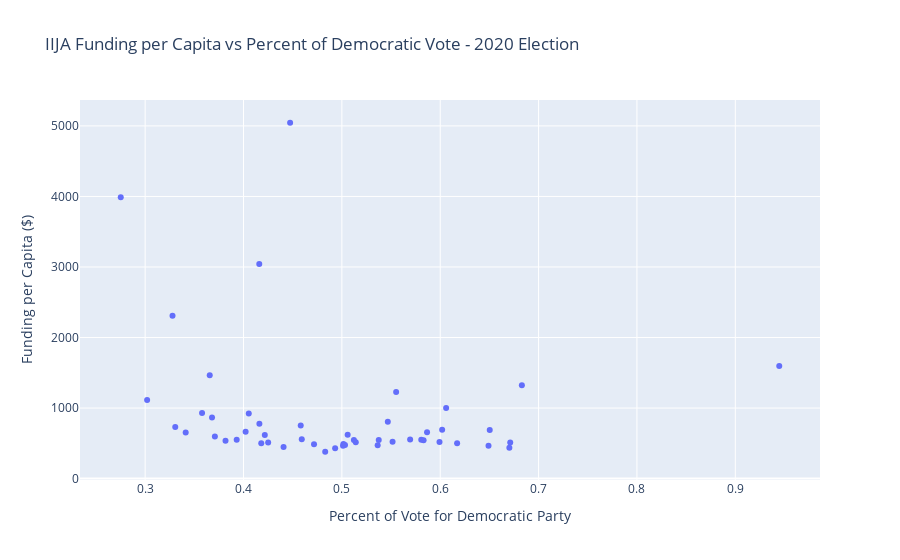

The notebook cell this image was saved under:
### Markdown cell above
We can plot a scatter plot here to visually inspect if there's a realtionship between our variables of interest. In this case, we want to see Funding per Capita plotted against the Percent of Democratic votes in the 2020 election. We can use plotly's scatter plot function to make the visualization interactive.

### Code cell
# Plot funding per capital as a function
fig = px.scatter(df,
                 x="PCT_DEMOCRATIC", y="funding_per_capita",
                 labels={"funding_per_capita": "Funding per Capita ($)",
                         "PCT_DEMOCRATIC": "Percent of Vote for Democratic Party"},
                 hover_data=['state'],
                 title="IIJA Funding per Capita vs Percent of Democratic Vote - 2020 Election")

fig.show()

### Figure 1 — Plotly figure (JSON) as saved in the notebook; plotly's stock layout.template omitted (floating-point values rounded to 4 significant figures)
{"data": [{"customdata": [["Alabama"], ["Alaska"], ["American Samoa"], ["Arizona"], ["Arkansas"], ["California"], ["Colorado"], ["Connecticut"], ["Deleware"], ["District Of Columbia"], ["Florida"], ["Georgia"], ["Guam"], ["Hawaii"], ["Idaho"], ["Illinois"], ["Indiana"], ["Iowa"], ["Kansas"], ["Kentucky"], ["Louisiana"], ["Maine"], ["Maryland"], ["Massachusetts"], ["Michigan"], ["Minnesota"], ["Mississippi"], ["Missouri"], ["Montana"], ["Nebraska"], ["Nevada"], ["New Hampshire"], ["New Jersey"], ["New Mexico"], ["New York"], ["North Carolina"], ["North Dakota"], ["Northern Mariana Islands"], ["Ohio"], ["Oklahoma"], ["Oregon"], ["Pennsylvania"], ["Puerto Rico"], ["Rhode Island"], ["South Carolina"], ["South Dakota"], ["Tennessee"], ["Texas"], ["Tribal Communities"], ["Us Virgin Islands"], ["Utah"], ["Vermont"], ["Virginia"], ["Washington"], ["West Virginia"], ["Wisconsin"], ["Wyoming"]], "hovertemplate": "Percent of Vote for Democratic Party=%{x}<br>Funding per Capita ($)=%{y}<br>state=%{customdata[0]}<extra></extra>", "legendgroup": "", "marker": {"color": "#636efa", "symbol": "circle"}, "mode": "markers", "name": "", "orientation": "v", "showlegend": false, "type": "scatter", "x": [0.3709, 0.4474, null, 0.5016, 0.3579, 0.6491, 0.5694, 0.602, null, 0.9447, 0.4831, 0.5012, null, 0.6503, 0.3412, 0.5866, 0.418, 0.4582, 0.4251, 0.368, 0.4054, 0.5467, 0.6703, 0.6712, 0.5141, 0.5364, 0.4162, 0.4216, 0.416, 0.4022, 0.5122, 0.5375, 0.5807, 0.5552, 0.6172, 0.4932, 0.3278, null, 0.4592, 0.3306, 0.5831, 0.5059, null, 0.606, 0.4407, 0.3657, 0.3817, 0.4717, null, null, 0.3931, 0.683, 0.5515, 0.5993, 0.302, 0.5032, 0.2752], "xaxis": "x", "y": [597.1, 5045.0, null, 489.4, 929.8, 465.4, 554.2, 693.3, null, 1595.0, 380.7, 466.8, null, 687.2, 652.5, 655.6, 501.1, 752.3, 510.6, 865.5, 923.2, 807.4, 437.1, 512.1, 516.0, 473.1, 776.7, 617.4, 3044.0, 662.8, 547.6, 545.8, 549.0, 1228.0, 500.0, 431.1, 2310.0, null, 559.4, 732.4, 542.8, 622.9, 302.4, 1002.0, 449.4, 1466.0, 535.4, 487.2, null, null, 550.2, 1325.0, 521.4, 519.1, 1115.0, 475.1, 3987.0], "yaxis": "y"}], "layout": {"legend": {"tracegroupgap": 0}, "title": {"text": "IIJA Funding per Capita vs Percent of Democratic Vote - 2020 Election"}, "xaxis": {"anchor": "y", "domain": [0, 1], "title": {"text": "Percent of Vote for Democratic Party"}}, "yaxis": {"anchor": "x", "domain": [0, 1], "title": {"text": "Funding per Capita ($)"}}}}
